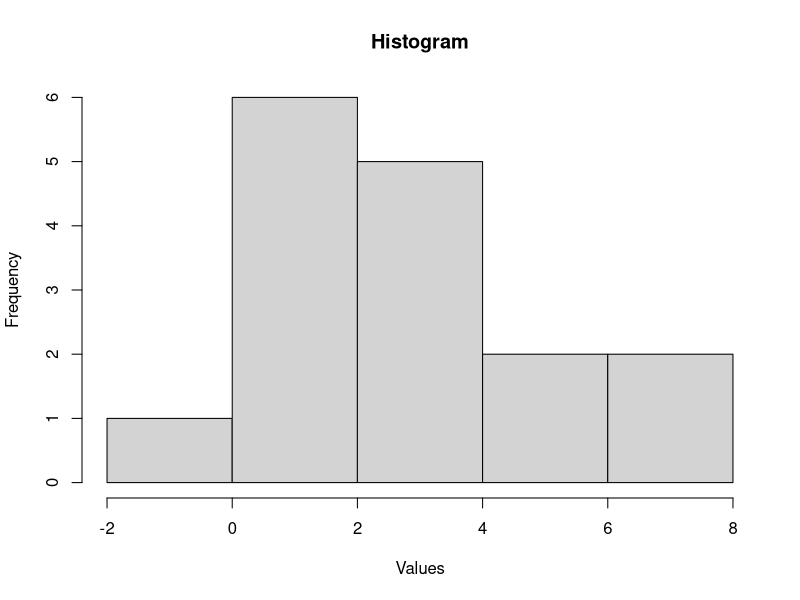

This chart was generated by the following R code:
v=c(1,2,3,7,3,5,7,-1,2,2,3,2,3,4,5,2)
mean(v)
median(v)
getmode = function(v) {
  uniqv = unique(v)
  uniqv[which.max(tabulate(match(v, uniqv)))]
}
print(getmode(v))
print(getwd())
R = max(v) - min(v)
cat(" Range =",R,"\n")
Q.D = (quantile(v)- quantile(v))/2
cat(" Quartile deviation  =",Q.D,"\n")
M = mean(v)
print(M)
M.D = sum(abs(v-M))/length(v)
cat(" mean deviation  =",M.D,"\n")

# Interquartile Range
iqr_v <- IQR(v)
cat("Interquartile Range:", iqr_v, "\n")

# Histogram
hist(v, main = "Histogram", xlab = "Values", ylab = "Frequency")